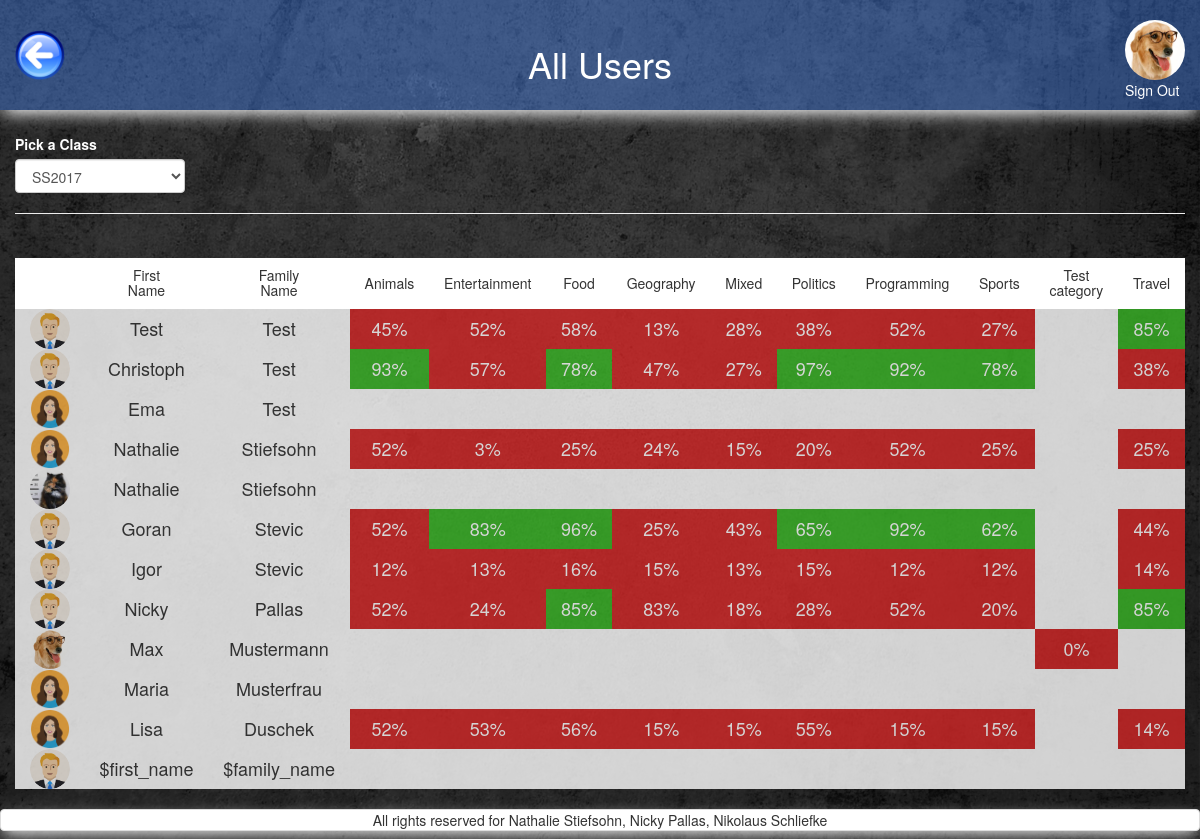
Page /admin_all_users.php (signed in) on the committed database.
### tables this page shows
CREATE TABLE `users` (
  `id` int(11) NOT NULL,
  `FK_avatars` int(11) NOT NULL,
  `FK_classes` int(11) NOT NULL DEFAULT '1',
  `nickname` varchar(255) NOT NULL,
  `email` varchar(255) NOT NULL,
  `password` varchar(255) NOT NULL,
  `first_name` varchar(255) NOT NULL,
  `family_name` varchar(255) NOT NULL,
  `date_of_birth` date NOT NULL DEFAULT '1993-07-30'
);

CREATE TABLE `avatars` (
  `id` int(11) NOT NULL,
  `location` varchar(255) NOT NULL
);

CREATE TABLE `categories` (
  `id` int(11) NOT NULL,
  `category` varchar(13) NOT NULL,
  `image` varchar(255) NOT NULL DEFAULT 'default.png',
  `amount_questions` int(11) NOT NULL DEFAULT '8',
  `tries` int(11) NOT NULL DEFAULT '5',
  `passed_at` decimal(3,2) NOT NULL DEFAULT '0.60'
);

### includes/start_session_admin.php (called while the page is built, shortened)
<?php
	require_once 'dbconnect.php';
$res=mysqli_query($con, "SELECT first_name, family_name, date_of_birth, nickname, users.id AS user_id, avatars.location AS avatar, avatars.id AS avatar_id, email FROM users
 	JOIN avatars ON users.FK_avatars=avatars.id
 	WHERE users.id=".$_SESSION['user']);
	 $userRow=mysqli_fetch_array($res);
	 $user_id = $userRow['user_id'];
	 $user_avatar = $userRow['avatar'];
?>

### query/all_classes_query.php (called while the page is built)
<?php
$query_classes = "
    SELECT
        *
    FROM `classes`
";
$res_classes = mysqli_query($con, $query_classes);
?>

### query/my_quizzes_categories.php (called while the page is built)
<?php
$query_categories = "
    SELECT
        category,
        categories.id AS category_id,
        count(quizzes.id) AS games_played,
        avg(scores) AS average_score,
        max(start_timestamp) AS latest_timestamp
    FROM `quizzes`
    LEFT JOIN categories ON categories.id=quizzes.FK_categories
    where FK_users = ".$user_id."
    GROUP by category
    ORDER BY
        category ASC;
";
$res_categories = mysqli_query($con, $query_categories);
?>

### query/all_users_query.php (called while the page is built)
<?php
$query_all_users = "
    SELECT
        users.id, first_name, family_name, email, location as avatar
    FROM `users`
    join avatars on users.fk_avatars=avatars.id
    where
    	users.FK_classes=".$selected_class_id."
    ORDER BY
        family_name DESC;
";
$res_all_users = mysqli_query($con, $query_all_users);
?>

### query/categories_query.php (called while the page is built)
<?php
$query_all_categories = "
    SELECT
        *
    FROM `categories`
    order by category ASC
";
$res_all_categories = mysqli_query($con, $query_all_categories);
?>

### query/score_per_cat_per_user.php (called while the page is built)
<?php
$query_scores_per_cat_per_user = "
            SELECT category, t1.scores AS scores
            FROM categories
            left JOIN quizzes as t1 ON categories.id=t1.FK_categories
            left JOIN quizzes AS t2
              ON t1.FK_users = t2.FK_users
                    AND t1.start_timestamp < t2.start_timestamp
            WHERE t2.FK_users IS NULL
            and t1.fk_categories = ".$category_id." and t1.FK_users=".$all_users_id."
            order by category ASC"
;
$res_scores_per_cat_per_user = mysqli_query($con, $query_scores_per_cat_per_user);
$count_scores_per_cat_per_user = mysqli_num_rows($res_scores_per_cat_per_user);
?>

### admin_all_users.php (the view, shortened to what this page needs)
<?php
require_once('includes/start_session_admin.php');
?>
<!DOCTYPE html>
<html>
<head>
	<?php
require_once('includes/head_tag.php');
	?>
</head>
<body>
<div id="wrap">
  <div id="main" class="container-fluid clear-top">
	<header class="row shadow" id="header">
			<div class="col-xs-3">
				<a href="home_admin.php">
					<img alt="back_button" src="pictures/back_button.png" id="back_button"/>
				</a>
			</div>
			<div class="col-xs-6 white text-center margin-top">
                <h1 class="heading_font">All Users</h1>
            </div>
        <?php
        echo'
            <div class="col-xs-3">
                <a href="logout.php?logout" class="pull-right">
                    <img class="img-circle show_avatar border" src="'.$user_avatar.'" alt="avatar" id="avatar_img"><br>
                    Sign Out
                </a>
            </div>';
        ?>
	</header>
	<div class="row">
		<main class="col-xs-12">
			<section class="row">
				<div class="col-xs-12 margin-top">
					<div class="row">
						<div class="col-xs-12 col-sm-2">
					<label class="white">Pick a Class</label>
					<select class="form-control" id="class" name="class">
					<?php
						require_once('query/all_classes_query.php');
				                while ($row_classes  = mysqli_fetch_array($res_classes)){
				                    $class = $row_classes['name'];
				                    $class_id = $row_classes['id'];
				                    $from = $row_classes['from'];
				                    $from = strtotime($from);
				                    $from = date('Y-m-d',$from);
				                    $to = $row_classes['to'];
				                    $to = strtotime($to);
				                    $to = date('Y-m-d',$to);
				                    if(isset($_GET['class_id'])){
				                    	if ($class_id==$selected_class_id) {
					                    	echo "<option value='".$class_id."' selected='selected
					                    	'>".$class."</option>";
					                    } else {
					                    	echo "<option value='".$class_id."'>".$class."</option>";
					                    }
									} else {
					                    if ((date('Y-m-d') >= $from) AND (date('Y-m-d') <= $to)) {
					                    	$selected_class_id=$class_id;
					                    	echo "<option value='".$class_id."' selected='selected
					                    	'>".$class."</option>";
					                    } else {
					                    	echo "<option value='".$class_id."'>".$class."</option>";
					                    }
				                	}
				                }
					 ?>
					</select>
						</div>
					</div>
					<hr>
				</div>
				<div class="col-xs-12 margin-top">
				<div class="table-responsive">
                        <table class="table-hover text-center" id="all_users_table">
                            <thead>
                                <tr id="white_background">
                                	<th class="text-center"></th>
                                	<th class="text-center"><h5>First<br>Name</h5></th>
                                	<th class="text-center"><h5>Family<br>Name</h5></th>
                                    <?php
										require('query/my_quizzes_categories.php');
						                while ($row_categories  = mysqli_fetch_array($res_categories)){
						                    $category = $row_categories['category'];
						                    echo '
									<th class="text-center"><h5>'.$category.'</h5></th>
						                    ';
						                }
					                ?>
                                </tr>
                            </thead>
                            <tbody>
                                 <?php
                        include_once('query/all_users_query.php');
                        while ($row_all_users  = mysqli_fetch_array($res_all_users)){
                        	$all_users_id = $row_all_users['id'];
 							$first_name = $row_all_users['first_name'];
 							$family_name = $row_all_users['family_name'];
 							$avatar = $row_all_users['avatar'];
                            echo '
                                <tr>
                                	<td><img src="'.$avatar.'" class="img-circle all_users_img" alt="'.$first_name.' '.$family_name.'"></td>
                                    <td><h4>'.$first_name.'</h4></td>
                                    <td><h4>'.$family_name.'</h4></td>
                                    ';
                            require('query/categories_query.php');
			                while ($row_all_categories  = mysqli_fetch_array($res_all_categories)){
			                    $category_id=$row_all_categories['id'];
			                    $passed_at = $row_all_categories['passed_at'];
			                   require('query/score_per_cat_per_user.php');
			                   if ($count_scores_per_cat_per_user>0){
					                while ($row_scores_per_cat_per_user  = mysqli_fetch_array($res_scores_per_cat_per_user)){
					                    $score = $row_scores_per_cat_per_user['scores'];
					                    if($score<0 || $score>100){
					                    	echo'
											<td class=""><h4>('.$score.')</h4></td>
						       				';
					                    } else {
					       				if ($score>=$passed_at){
					       					$passed="green_background";
					       				} else {
					       					$passed="red_background";
					       				}
						       				echo'
											<td class="'.$passed.'"><h4>'.($score*100).'%</h4></td>
						       				';
					       				}
					                }
				                } else {
				                	echo'
											<td class=""><h4></h4></td>
						       				';
				                }
						    }
                            echo '
                                </tr>
                                ';
                        }
                        ?>
                            </tbody>
                        </table>
                    </div>
			</section>
		</main>
	</div>
  </div>
</div>
	<?php
require_once('includes/footer.php');
	?>
</body>
</html>

### css/style.css (style rules this page uses)
header h1 { position: relative; }
#avatar_img { margin-top:20px; height: 60px; }
#back_button { margin-top:30px; height: 50px; }
#header { background-color: rgba(77,141,255,0.4); height: 110px; }
#header a:link { color: white; }
body { content: ""; background: url("../pictures/grey_background.jpg"); background-size: 100% 100%; background-repeat: repeat; top: 0; left: 0; bottom: 0; right: 0; position: absolute; z-index: -1; }
.shadow { -webkit-box-shadow: 0px 6px 16px -3px rgba(255,255,255,1); -moz-box-shadow: 0px 6px 16px -3px rgba(255,255,255,1); box-shadow: 0px 6px 16px -3px rgba(255,255,255,1); }
.margin-top { margin-top: 2%; }
table { width: 100%; }
tbody { background-color: white; opacity: 0.8; }
.red_background { background-color: #d32727; color:white; }
.green_background { background-color: #39b526; color:white; }
.white { color: white; }
#all_users_table td, #all_users_table th { width: 1%; }
.all_users_img { width: 40px; }

### includes/head_tag.php (style rules this page uses)
html, body { height: 100%; }
#white_background { background-color: white; opacity: 1 !important; }
#wrap { min-height: 100%; }
#main { overflow:auto; padding-bottom:50px; }

### rows in the picture
users: FK_avatars.location (picture), first_name "Max", family_name "Mustermann"
categories: category "Animals", score "45", score "93", score "52", score "12"
categories: category "Entertainment", score "52", score "57", score "3", score "83", score "13", score "24", score "53"
categories: category "Food", score "58", score "78", score "25", score "96", score "16", score "85", score "56"
categories: category "Geography", score "13", score "47", score "24", score "25", score "15", score "83"
categories: category "Mixed", score "28", score "27", score "15", score "43", score "13", score "18"
categories: category "Politics", score "38", score "97", score "20", score "65", score "15", score "28", score "55"
categories: category "Programming", score "52", score "92", score "12", score "15"
categories: category "Sports", score "27", score "78", score "25", score "62", score "12", score "20", score "15"
categories: category "Test category", score "0"
categories: category "Travel", score "85", score "38", score "25", score "44", score "14"
users: FK_avatars.location (picture), first_name "Test", family_name "Test"
users: FK_avatars.location (picture), first_name "Christoph", family_name "Test"
users: FK_avatars.location (picture), first_name "Ema", family_name "Test"
users: FK_avatars.location (picture), first_name "Nathalie", family_name "Stiefsohn"
users: FK_avatars.location (picture), first_name "Nathalie", family_name "Stiefsohn"
users: FK_avatars.location (picture), first_name "Goran", family_name "Stevic"
users: FK_avatars.location (picture), first_name "Igor", family_name "Stevic"
users: FK_avatars.location (picture), first_name "Nicky", family_name "Pallas"
users: FK_avatars.location (picture), first_name "Maria", family_name "Musterfrau"
users: FK_avatars.location (picture), first_name "Lisa", family_name "Duschek"
users: FK_avatars.location (picture), first_name "$first_name", family_name "$family_name"

### other values in the picture
form field class "SS2017"
